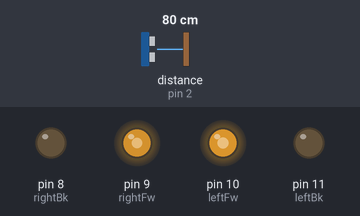
Bench run of a sketch on a simulated Arduino Uno, built with avr-gcc and run on an emulated ATmega328P. On the bench: output pins drawn as LEDs (lit = HIGH). Wiring (inferred from the names in the program): ultrasonic range finder: trigger pin 3; echo pin 2. The inputs (shaded band) are chosen by the test bench; at power-on: distance to the obstacle (sensor on pin 2) 80 cm. The echo pulse lasts 58.3 µs per cm; pins used as bus, display or sensor lines are not drawn.

Above: at 1.29 s.
1.3 s: distance to the obstacle (sensor on pin 2) set to 2 cm
At 1.63 s:
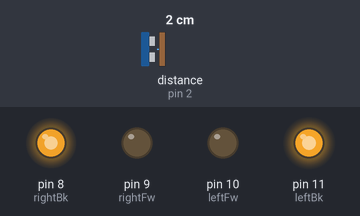
4.3 s: distance to the obstacle (sensor on pin 2) set to 18 cm
At 6.01 s:
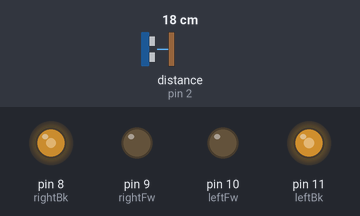
7.3 s: distance to the obstacle (sensor on pin 2) set to 19 cm
At 10.29 s:
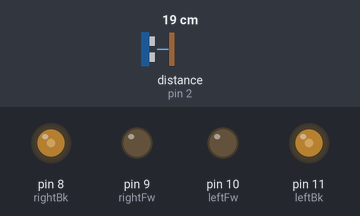
10.3 s: distance to the obstacle (sensor on pin 2) set to 35 cm
13.3 s: distance to the obstacle (sensor on pin 2) set to 299 cm
16.3 s: distance to the obstacle (sensor on pin 2) set to 60 cm
At 17.01 s:
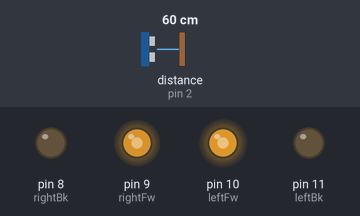
Timing chart, 0 to 20.3 s (numbered marks = the images above; inputs shaded):
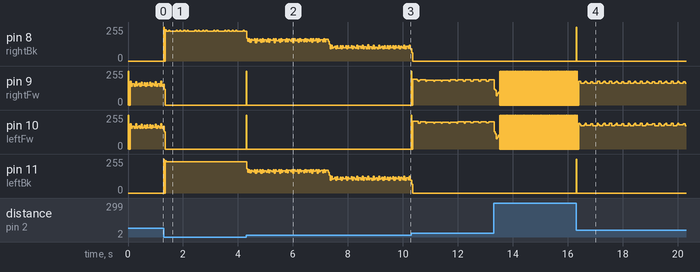

Measured:
- the behaviour switches between 18 and 19 cm on distance to the obstacle (sensor on pin 2) (found by bisection; images 2 and 3)
- after the input at 1.3 s, pin 11 (leftBk): 0/255 → 236/255 at once
- after the input at 4.3 s, pin 9 (rightFw), pin 10 (leftFw): 0/255 → 255/255 at once, → 0/255 0.01 s later
- after the input at 16.3 s, pin 8 (rightBk), pin 11 (leftBk): 0/255 → 255/255 at once, → 0/255 0.01 s later

The sketch:

PWM_controll_PID.ino
```cpp
// by jvpcms

//Pins
#define trig 3
#define echo 2
#define rightBk 8
#define rightFw 9
#define leftFw 10
#define leftBk 11

//Objective
#define obj 20

//Constants
float kp = 5, ki = 0, kd = 100;
float kfw = 0.93, kbk = 0.95;
float D = 0, I = 0;

int dist = 0, prevD = 0;
unsigned long int t1, t2;
int duty = 10000;

//Functions
void getDist();
void fwPwm(int pct);
void bkPwm(int pct);
void pwm(int pct);
int prop();

void setup()
{
  pinMode(rightFw, OUTPUT);
  pinMode(rightBk, OUTPUT);
  pinMode(leftFw, OUTPUT);
  pinMode(leftBk, OUTPUT);
  pinMode(trig, OUTPUT);
  pinMode(echo, INPUT);
}

void loop()
{
  getDist();
  pwm(kp*prop() + kd*D + ki*I);
}

void getDist()
{
  digitalWrite(trig, HIGH);
  delayMicroseconds(5);
  digitalWrite(trig, LOW);

  while(!digitalRead(echo))t1 = micros();
  while(digitalRead(echo)) t2 = micros() - t1;

  prevD = dist;
  dist = ((340 * t2) / (20000)) - obj;

  D = dist - prevD;
  I += dist;
}

void fwPwm(int pct)
{
  digitalWrite(leftFw, HIGH);
  digitalWrite(rightFw, HIGH);
  delayMicroseconds(kfw*100*pct);
  digitalWrite(rightFw, LOW);
  delayMicroseconds((1-kfw)*100*pct);
  digitalWrite(leftFw, LOW);
  delayMicroseconds(100*(100 - pct));
}

void bkPwm(int pct)
{
  digitalWrite(leftBk, HIGH);
  digitalWrite(rightBk,HIGH);
  delayMicroseconds(kbk*(-100)*pct);
  digitalWrite(rightBk, LOW);
  delayMicroseconds((1 - kbk)*(-100)*pct);
  digitalWrite(leftBk, LOW);
  delayMicroseconds(100*(100 + pct));
}

void pwm(int pct)
{
  if (pct > 100) pct = 100;
  else if (pct < -100) pct = -100;

  t1 = micros();
  t2 = micros();

  while(t2 - t1 < duty)
  {
    if (pct >= 0)fwPwm(pct);
    else if(pct < 0)bkPwm(pct);

    t2 = micros();
  }
}

int prop()
{
  int A = (100 * dist) / obj;

  if (A >= 100) A = 100;
  else if (A <= -100) A = -100;

  return A;
}
```
